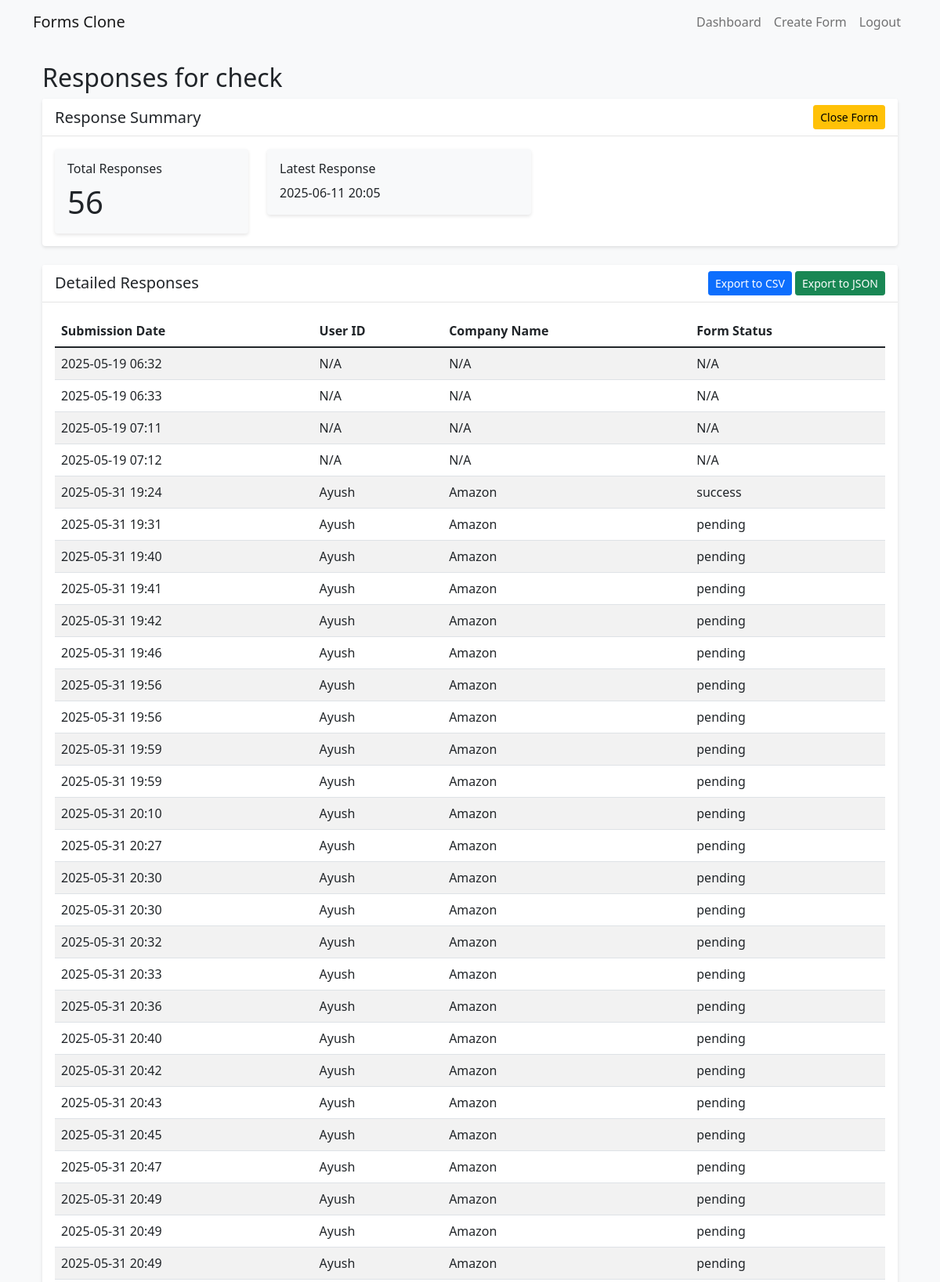
The app's page /form/68/responses (signed in, upper part) with its own data.
### app.py (models this page shows)
class Form(db.Model):
    id = db.Column(db.Integer, primary_key=True)
    title = db.Column(db.String(200), nullable=False)
    description = db.Column(db.Text)
    score = db.Column(db.Integer, default=100)
    created_at = db.Column(db.DateTime, default=datetime.utcnow)
    user_id = db.Column(db.Integer, db.ForeignKey('user.id', name='fk_form_user'), nullable=False)
    company_id = db.Column(db.Integer, db.ForeignKey('company.id', name='fk_form_company'), nullable=True)
    questions = db.relationship('Question', backref='form', lazy=True, cascade='all, delete-orphan')
    responses = db.relationship('Response', backref='form', lazy=True, cascade='all, delete-orphan')
    is_closed = db.Column(db.Boolean, default=False)  # New field to track if the form is closed/expired
    requires_consent = db.Column(db.Boolean, default=True)  # Require privacy policy and terms consent
    is_quiz = db.Column(db.Boolean, default=False)  # Is this form a quiz?
    passing_score = db.Column(db.Integer, default=0)  # Passing score percentage
    show_score = db.Column(db.Boolean, default=True)  # Whether to show score to respondents
    merged_url = db.Column(db.String(255), nullable=True, default='')

class Response(db.Model):
    id = db.Column(db.Integer, primary_key=True)
    form_id = db.Column(db.Integer, db.ForeignKey('form.id'), nullable=False)
    submitted_at = db.Column(db.DateTime, default=datetime.utcnow)
    company_id = db.Column(db.Integer, db.ForeignKey('company.id', name='fk_response_company'), nullable=True)
    user_id = db.Column(db.String(100), nullable=True)
    company_name = db.Column(db.String(200), nullable=True)
    answers = relationship('Answer', backref='response', lazy=True, cascade='all, delete-orphan')
    subquestion_answers = relationship('SubQuestionAnswer', backref='response', lazy=True,
                                      cascade='all, delete-orphan')
    company = relationship('Company', backref='responses')
    utm_source = db.Column(db.String(100), nullable=True)
    utm_medium = db.Column(db.String(100), nullable=True)
    utm_campaign = db.Column(db.String(100), nullable=True)
    utm_content = db.Column(db.String(100), nullable=True)
    utm_term = db.Column(db.String(100), nullable=True)
    device_type = db.Column(db.String(20), nullable=True)
    has_consent = db.Column(db.Boolean, default=False)
    score = db.Column(db.Integer, nullable=True)  # Quiz score (total points)
    max_score = db.Column(db.Integer, nullable=True)  # Maximum possible score
    passed = db.Column(db.Boolean, nullable=True)  # Whether the user passed
    form_score = db.Column(db.Integer, default=100)
    status = db.Column(db.String(50), default="success")

### app.py (the view)
@app.route('/form/<int:form_id>/responses')
@login_required
def view_responses(form_id):
    form = Form.query.get_or_404(form_id)
    if form.user_id != current_user.id:
        flash('You do not have permission to view these responses')
        return redirect(url_for('dashboard'))
    responses = Response.query.filter_by(form_id=form_id).all()
    response_data = []
    for response in responses:
        geo = Geolocation.query.filter_by(response_id=response.id).first()
        response_data.append({
            'response': response,
            'geolocation': geo
        })
    return render_template('view_responses.html', form=form, response_data=response_data)

### app.py (called while the page is built)
@app.context_processor
def inject_now():
    return {'now': datetime.now()}

@app.context_processor
def inject_csrf_token():
    return {'csrf_token': lambda: 'dummy_token'}

@login_manager.user_loader
def load_user(user_id):
    return User.query.get(int(user_id))

### templates/view_responses.html (shortened to what this page needs)
{% extends "base.html" %}
{% block content %}
<div class="container mt-4">
    <h2>Responses for {{ form.title }}</h2>
    <div class="card mb-4">
        <div class="card-header d-flex justify-content-between align-items-center">
            <h5 class="mb-0">Response Summary</h5>
            <div>
                <form action="{{ url_for('toggle_form_status', form_id=form.id) }}" method="POST" class="d-inline">
                    <button type="submit" class="btn btn-sm {% if form.is_closed %}btn-success{% else %}btn-warning{% endif %}">
                        {% if form.is_closed %}
                        <i class="bi bi-unlock"></i> Reopen Form
                        {% else %}
                         Close Form
                        {% endif %}
                    </button>
                </form>
            </div>
        </div>
        <div class="card-body">
            <div class="row">
                <div class="col-md-3">
                    <div class="card bg-light">
                        <div class="card-body">
                            <h6 class="card-title">Total Responses</h6>
                            <p class="card-text display-6">{{ response_data|length }}</p>
                        </div>
                    </div>
                </div>
                <div class="col-md-{% if form.is_quiz %}3{% else %}4{% endif %}">
                    <div class="card bg-light">
                        <div class="card-body">
                            <h6 class="card-title">Latest Response</h6>
                            <p class="card-text">{% if response_data %}{{ moment(response_data|map(attribute='response')|sort(attribute='submitted_at')|last|attr('submitted_at')).format('YYYY-MM-DD HH:mm') }}{% else %}No responses yet{% endif %}</p>
                        </div>
                    </div>
                </div>
            </div>
        </div>
    </div>
    <div class="card">
        <div class="card-header d-flex justify-content-between align-items-center">
            <h5 class="mb-0">Detailed Responses</h5>
            <div>
                <button class="btn btn-sm btn-primary" onclick="exportToCSV()">Export to CSV</button>
                <a href="{{ url_for('export_responses_json', form_id=form.id) }}" class="btn btn-sm btn-success">Export to JSON</a>
            </div>
        </div>
        <div class="card-body">
            <div class="table-responsive">
                <table class="table table-striped" id="responsesTable">
                    <thead>
                        <tr>
                            <th>Submission Date</th>
                            <th>User ID</th>
                            <th>Company Name</th>
                            <th>Form Status</th>
                        </tr>
                    </thead>
                    <tbody>
                        {% for data in response_data %}
                        {% set response = data.response %}
                        <tr>
                            <td>{{ moment(response.submitted_at).format('YYYY-MM-DD HH:mm') }}</td>
                            <td>{{ response.user_id if response.user_id else 'N/A' }}</td>
                            <td>{{ response.company_name if response.company_name else 'N/A' }}</td>
                            <td>{{ response.status if response.status else 'N/A' }}</td>
                        </tr>
                        {% endfor %}
                    </tbody>
                </table>
            </div>
        </div>
    </div>
</div>
{% endblock %}

### static/css/style.css (style rules this page uses)
body { background-color: #f8f9fa; }
.card { box-shadow: 0 2px 4px rgba(0, 0, 0, 0.1); border: none; }
.card-header { background-color: #fff; border-bottom: 1px solid rgba(0, 0, 0, 0.1); }
.card-title { margin-bottom: 0.5rem; font-weight: 500; }

### records on screen
Form: title "check"
Response: submitted_at "2025-05-19 06:32", company_name "N/A", status "N/A"
Response: submitted_at "2025-05-19 06:33", company_name "N/A", status "N/A"
Response: submitted_at "2025-05-19 07:11", company_name "N/A", status "N/A"
Response: submitted_at "2025-05-19 07:12", company_name "N/A", status "N/A"
Response: submitted_at "2025-05-31 19:24", user "Ayush", company_name "Amazon", status "success"
Response: submitted_at "2025-05-31 19:31", user "Ayush", company_name "Amazon", status "pending"
Response: submitted_at "2025-05-31 19:40", user "Ayush", company_name "Amazon", status "pending"
Response: submitted_at "2025-05-31 19:41", user "Ayush", company_name "Amazon", status "pending"
Response: submitted_at "2025-05-31 19:42", user "Ayush", company_name "Amazon", status "pending"
Response: submitted_at "2025-05-31 19:46", user "Ayush", company_name "Amazon", status "pending"
Response: submitted_at "2025-05-31 19:56", user "Ayush", company_name "Amazon", status "pending"
Response: submitted_at "2025-05-31 19:56", user "Ayush", company_name "Amazon", status "pending"
Response: submitted_at "2025-05-31 19:59", user "Ayush", company_name "Amazon", status "pending"
Response: submitted_at "2025-05-31 19:59", user "Ayush", company_name "Amazon", status "pending"
Response: submitted_at "2025-05-31 20:10", user "Ayush", company_name "Amazon", status "pending"
Response: submitted_at "2025-05-31 20:27", user "Ayush", company_name "Amazon", status "pending"
Response: submitted_at "2025-05-31 20:30", user "Ayush", company_name "Amazon", status "pending"
Response: submitted_at "2025-05-31 20:30", user "Ayush", company_name "Amazon", status "pending"
Response: submitted_at "2025-05-31 20:32", user "Ayush", company_name "Amazon", status "pending"
Response: submitted_at "2025-05-31 20:33", user "Ayush", company_name "Amazon", status "pending"
Response: submitted_at "2025-05-31 20:36", user "Ayush", company_name "Amazon", status "pending"
Response: submitted_at "2025-05-31 20:40", user "Ayush", company_name "Amazon", status "pending"
Response: submitted_at "2025-05-31 20:42", user "Ayush", company_name "Amazon", status "pending"
Response: submitted_at "2025-05-31 20:43", user "Ayush", company_name "Amazon", status "pending"
Response: submitted_at "2025-05-31 20:45", user "Ayush", company_name "Amazon", status "pending"
Response: submitted_at "2025-05-31 20:47", user "Ayush", company_name "Amazon", status "pending"
Response: submitted_at "2025-05-31 20:49", user "Ayush", company_name "Amazon", status "pending"
Response: submitted_at "2025-05-31 20:49", user "Ayush", company_name "Amazon", status "pending"
Response: submitted_at "2025-05-31 20:49", user "Ayush", company_name "Amazon", status "pending"

### other values on screen
{{ response_data|length }} "56"
{{ response.user_id if response.user_id else 'N/A' }} "N/A" "N/A" "N/A" "N/A"
